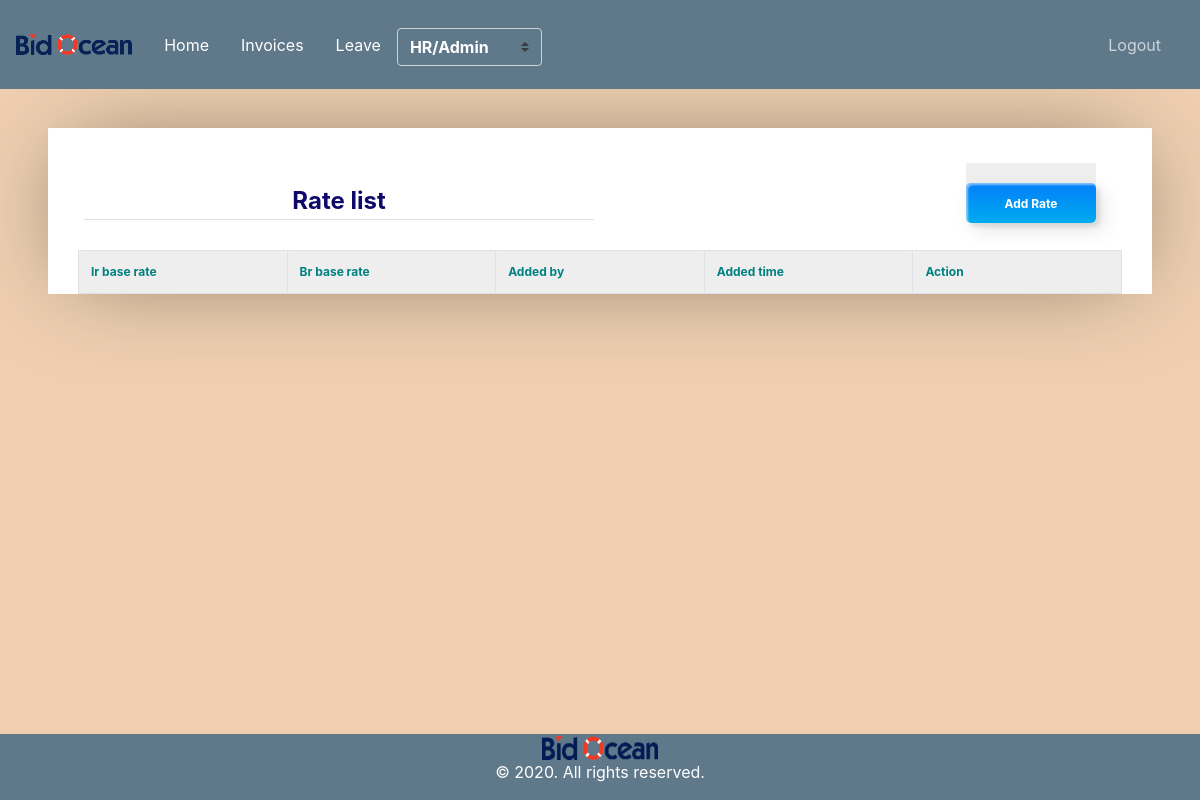
The app's page /rate-list/ (signed in), older data.
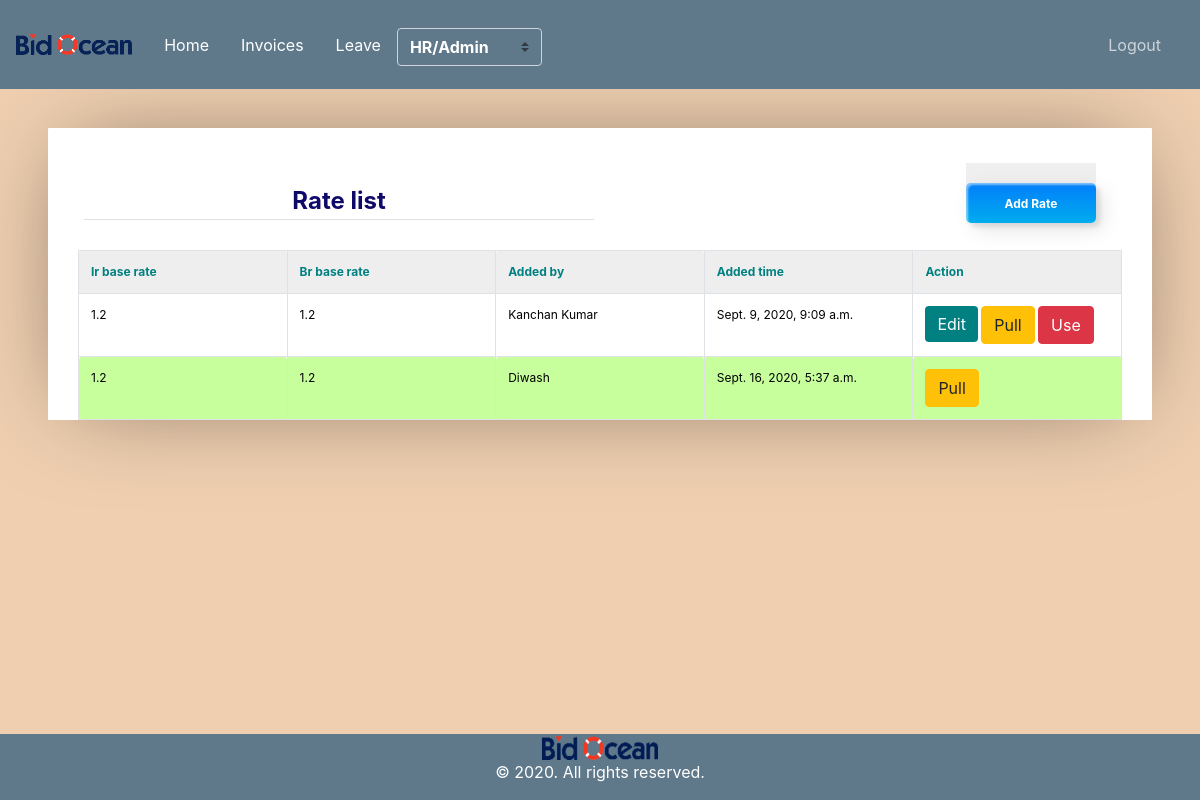
The same page, newer data.
### user_invoice/models.py (models this page shows, shortened)
class Rate(models.Model):
	id                  = models.AutoField(primary_key=True)
	base_ir             = models.CharField(max_length=300, null=True, blank=True)
	base_br             = models.CharField(max_length=200, null=True, blank=True)
	total_pay           = models.CharField(max_length=200, null=True, blank=True)
	difficultnp         = models.CharField(max_length=300, null=True, blank=True)
	extra_hours         = models.CharField(max_length=300, null=True, blank=True)
	file_attach         = models.CharField(max_length=300, null=True, blank=True)
	add_auth_days       = models.CharField(max_length=300, null=True, blank=True)
	new_entities_added  = models.CharField(max_length=300, null=True, blank=True)
	extra_days          = models.CharField(max_length=300, null=True, blank=True)
	duplicate_entities  = models.CharField(max_length=300, null=True, blank=True)
	errors              = models.CharField(max_length=300, null=True, blank=True)
	fines               = models.CharField(max_length=300, null=True, blank=True)
	duplicate_solic     = models.CharField(max_length=300)
	entity_cont_wrong   = models.CharField(max_length=300)
	false_referal       = models.CharField(max_length=300)
	fraudsolic_update   = models.CharField(max_length=300)
	source_ret_wo_res   = models.CharField(max_length=300)
	missed_bond         = models.CharField(max_length=300)
	missed_categories   = models.CharField(max_length=300)
	missed_solic_src    = models.CharField(max_length=300)
	missed_file         = models.CharField(max_length=300)
	missed_link         = models.CharField(max_length=300)
	missed_term         = models.CharField(max_length=300)
	not_posted_lead     = models.CharField(max_length=300)
	other_error         = models.CharField(max_length=300)
	other_serious_err   = models.CharField(max_length=300)
	refreshing_wds      = models.CharField(max_length=300)
	wage_not_selected   = models.CharField(max_length=300)
	skipped_solic       = models.CharField(max_length=300)
	source_ret_wo_note  = models.CharField(max_length=300)
	unjustified_absence = models.CharField(max_length=300)
	wrong_pre_bid       = models.CharField(max_length=300)
	wrong_categories    = models.CharField(max_length=300)
	wrong_geo_location  = models.CharField(max_length=300)
	incorrect_scope     = models.CharField(max_length=300)
	wrong_text_format   = models.CharField(max_length=300)
	auth_day_off        = models.CharField(max_length=300)
	unauth_day_off      = models.CharField(max_length=300)
	added_by            = models.ForeignKey(Employee, on_delete=models.SET_NULL, null=True, blank=True)
	added_date          = models.DateTimeField(auto_now_add=True)
	is_approved         = models.SmallIntegerField(default=0)

class Employee(models.Model):
	id         = models.AutoField(primary_key=True)
	name       = models.CharField(max_length=300)
	role       = models.ForeignKey(Role,on_delete=models.CASCADE)
	salary     = models.CharField(max_length=300, null=True, blank=True)
	address    = models.CharField(max_length=300)
	emp_id     = models.CharField(max_length=300, null=True, blank=True)
	phone_no   = models.CharField(max_length=300)
	auth_tbl   = models.OneToOneField(Userdetail, on_delete=models.CASCADE)
	added_at   = models.DateTimeField(auto_now_add=True)
	is_manager = models.SmallIntegerField(default=0)
	report_to  = models.ForeignKey('self', on_delete=models.SET_NULL, null=True, blank=True)

### user_invoice/views.py (the view)
# urls.py: path('rate-list/',views.RateDisplayView.as_view(),name='rate_list'),
class RateDisplayView(AdminOrHRPanelMixin,TemplateView):
    template_name = "user_invoice/rate_list.html"
    def get(self, request):
        employee = Employee.objects.get(auth_tbl=self.request.user)
        role     = employee.role.name.lower()
        context = {
            'role'     : role,
            'rates'    : Rate.objects.all(),
            'title'    : 'Rate list',
            'employee' : employee
        }
        return render(request, self.template_name, context)

### user_invoice/mixin.py (called while the page is built)
    def test_func(self):
        user     = self.request.user
        employee = Employee.objects.get(auth_tbl=user)
        return employee.role.name.lower() == 'admin' or employee.role.name.lower() == 'hr'

### user_invoice/templates/user_invoice/rate_list.html (shortened to what this page needs)
{% extends "user_invoice/base.html" %}
{% load crispy_forms_tags %}
{% block content %}
		<div class='container'>
		<table  width="100%">
			<tr>
				<td><legend class="border-bottom mb-4" style="color: rgb(15, 9, 105);text-align: center;"><b>Rate list</b> </legend></td>
				<td align="right"><a href="{% url 'rate_add' %}"><button class="custom-btn btn-12"><span>Click!</span><span><b> Add Rate</b></span></button></a></td>
			</tr>
		</table>
		<table cellpadding="0" cellspacing="0" border="0" class="table table-bordered table-striped  display" width="100%">
			<tr>
				<th style="color: teal;"><b>Ir base rate</b>  </th>
				<th style="color: teal;"><b>Br base rate</b></th>
				<th style="color: teal;"><b> Added by</b></th>
				<th style="color: teal;"><b> Added time</b></th>
				<th style="color: teal;"><b> Action</b></th>
			</tr>
			{% for rate in rates %}
				<tr {% if rate.is_approved == 1 %} style="background-color:#C8FF9D" {% endif %}>
					<td style="color: rgb(0, 0, 0);">{{rate.base_ir}}</td>
					<td style="color: rgb(0, 0, 0);">{{rate.base_br}}</td>
					<td style="color: rgb(0, 0, 0);">{{rate.added_by.name}}</td>
					<td style="color: rgb(0, 0, 0);">{{rate.added_date}}</td>
					<td style="color: rgb(0, 0, 0);">{% if employee.pk == rate.added_by.pk %}<a href="{% url 'rate_edit' rate.pk %}"><button  class="btn btn-primary shadow-none"  style="background-color:teal;border: none;">Edit</button></a>{% endif %} <a href="{% url 'rate_pull' rate.pk %}"><button  class="btn btn-warning" >Pull</button></a>
						{% if rate.is_approved == 0 %}
						<a href="{% url 'rate_approve' rate.pk %}" onclick="return confirm('Are you sure want to use this rate?')" ><button  class="btn btn-danger" >Use</button></a> </td>
						{% endif %}
				</tr>
			{% endfor %}
		</table>
		</div>
{% endblock content %}

Row changes from the older to the newer data that the page shows:
added Rate: base_ir "1.2", base_br "1.2", added_by.name "Kanchan Kumar", added_date "Sept. 9, 2020, 9:09 a.m.", shows "Edit", is_approved "Use"
added Rate: base_ir "1.2", base_br "1.2", added_by.name "Diwash", added_date "Sept. 16, 2020, 5:37 a.m.", is_approved 1 (drawn)
